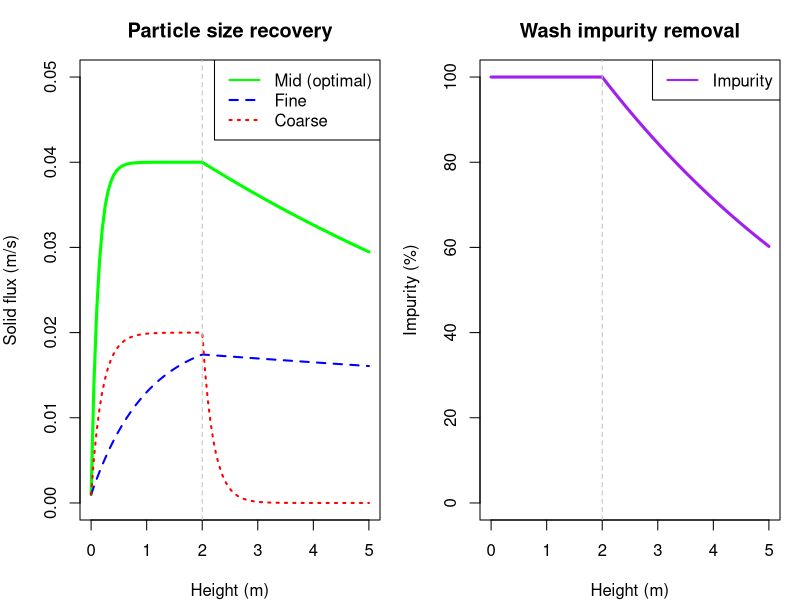

R code for this plot:
library(deSolve)

# =====================================================================
# SCRIPT 1: STEADY-STATE PSD & CHANNELING MODEL (foam wash column)
# =====================================================================
# Marches a lumped steady-state model up the column height z:
#   Zone 1 (z < H_int): liquid pool, particles attach toward a per-size
#                       carrying capacity.
#   Zone 2 (z >= H_int): foam washing zone, particles detach / entrain and
#                        the impurity is swept out by the added wash liquid.
#
# Notes on the physics choices (from design discussion):
#   * channel_cv (was "D_axial") is a placeholder for POORLY DISTRIBUTED
#     WASH FLOW. Plateau-border size follows the packing fraction of the
#     squished bubbles (liquid holdup); drainage sets the *relative* channel
#     width. Because drainage through a Plateau border is ~Poiseuille
#     (Q ~ r^4), a spread channel_cv in border width amplifies ~4x into
#     wash-flow variability -> the widest borders take most of the water and
#     the rest of the foam is under-washed. This is a flow-maldistribution
#     efficiency, NOT an axial-dispersion (2nd-order) term.
#   * The wash liquid is set by the feed rate (Jl_wash = wash_ratio * Jl_feed)
#     so it can be swept in proportion to what is fed.
#   * Entrainment carries fines DOWN in the draining liquid, so it is coupled
#     to the wash flux: more wash cleans more impurity but entrains more fines.
# =====================================================================

params <- c(
  H_total = 5.0, H_int = 2.0,
  Jg = 0.05,             # superficial gas velocity [m/s]
  eps_g = 0.85,          # gas holdup in foam (packing fraction of squished bubbles)

  # --- WASH LIQUID (correlated to feed so impurity can be swept) ---
  Jl_feed    = 0.004,    # feed superficial liquid velocity [m/s]
  wash_ratio = 0.5,      # wash-water : feed ratio -> sets the wash flux

  # --- 1. PARTICLE SIZE DISTRIBUTION (PSD) KINETICS ---
  # FINE (< 20 um): Hard to attach (low collision), hard to detach (embedded),
  #                 but highly entrained in the draining liquid.
  k_att_fine = 1.0,  k_det_fine = 0.01, entrain_fine = 0.5,
  # MID (50-150 um): The sweet spot. High attachment, moderate detachment.
  k_att_mid  = 8.0,  k_det_mid  = 0.1,  entrain_mid  = 0.05,
  # COARSE (> 300 um): High collision, but massive detachment (gravity/shear);
  #                    too heavy to be entrained in the films.
  k_att_crs  = 5.0,  k_det_crs  = 5.0,  entrain_crs  = 0.0,

  # Max carrying capacity per size class [m/s]
  Js_max_fine = 0.02, Js_max_mid = 0.04, Js_max_crs = 0.02,

  # --- 2. CHANNELING / WASH DISTRIBUTION ---
  k_drainage = 1.5,      # base impurity sweep rate [1/m]
  channel_cv = 0.35      # CV of Plateau-border widths (0 = ideal plug wash)
)

column_model_psd <- function(z, state, parameters) {
  with(as.list(c(state, parameters)), {

    # Wash liquid flux is set by the feed rate (swept downward through foam).
    Jl_wash <- wash_ratio * Jl_feed        # magnitude of downward wash flux [m/s]

    if (z < H_int) {
      # --- ZONE 1: LIQUID POOL ---
      # Fines struggle to attach; coarse and mid attach rapidly toward capacity.
      dJs_fine <- k_att_fine * (Js_max_fine - Js_fine)
      dJs_mid  <- k_att_mid  * (Js_max_mid  - Js_mid)
      dJs_crs  <- k_att_crs  * (Js_max_crs  - Js_crs)

      dCimp_dz <- 0                         # well-mixed pool, no washing yet

    } else {
      # --- ZONE 2: FOAM WASHING ZONE ---
      U_rise <- Jg / eps_g                  # interstitial foam rise velocity [m/s]

      # Drainage ratio: downward wash liquid vs upward foam rise (dimensionless).
      drainage_ratio <- Jl_wash / U_rise

      # Detachment + entrainment. Fines ride the draining Plateau-border liquid
      # back down (entrain_fine large), coarse cannot (entrain_crs = 0).
      dJs_fine <- -Js_fine * (k_det_fine + entrain_fine * drainage_ratio)
      dJs_mid  <- -Js_mid  * (k_det_mid  + entrain_mid  * drainage_ratio)
      dJs_crs  <- -Js_crs  * (k_det_crs  + entrain_crs  * drainage_ratio)

      # Channeling penalty from Plateau-border flow maldistribution.
      # Q ~ r^4, so a CV of channel_cv in border width -> ~4x CV in wash flow.
      flow_cv         <- 4 * channel_cv
      Wash_Efficiency <- 1 / (1 + flow_cv^2)   # effectiveness under maldistribution

      # Impurity swept out by the wash liquid; strength set by wash-vs-feed.
      wash_strength <- Jl_wash / (Jl_wash + Jl_feed)
      dCimp_dz <- -k_drainage * Wash_Efficiency * wash_strength * C_imp
    }

    list(c(dJs_fine, dJs_mid, dJs_crs, dCimp_dz))
  })
}

# --- Solve in two segments so the zone interface is not a discontinuity
#     inside a single adaptive solve. ---
H_int_v   <- params[["H_int"]]
H_total_v <- params[["H_total"]]
state_init <- c(Js_fine = 0.001, Js_mid = 0.001, Js_crs = 0.001, C_imp = 100)

# Zone 1: pool  (0 -> H_int)
z1   <- seq(0, H_int_v, by = 0.05)
out1 <- ode(y = state_init, times = z1, func = column_model_psd, parms = params)

# Zone 2: foam  (H_int -> H_total), starting from the pool-outlet state
state_mid <- out1[nrow(out1), -1]
z2   <- seq(H_int_v, H_total_v, by = 0.05)
out2 <- ode(y = state_mid, times = z2, func = column_model_psd, parms = params)

# Stitch the two segments (drop the duplicated H_int row)
out_psd <- as.data.frame(rbind(out1, out2[-1, ]))
names(out_psd)[1] <- "z"

# =====================================================================
# PLOTS
# =====================================================================
par(mfrow = c(1, 2), mar = c(4, 4, 3, 1))

# Plot PSD recovery
plot(out_psd$z, out_psd$Js_mid, type = "l", col = "green", lwd = 3, ylim = c(0, 0.05),
     ylab = "Solid flux (m/s)", xlab = "Height (m)", main = "Particle size recovery")
lines(out_psd$z, out_psd$Js_fine, col = "blue", lwd = 2, lty = 2)
lines(out_psd$z, out_psd$Js_crs,  col = "red",  lwd = 2, lty = 3)
abline(v = H_int_v, col = "gray", lty = 2)
legend("topright", legend = c("Mid (optimal)", "Fine", "Coarse"),
       col = c("green", "blue", "red"), lty = c(1, 2, 3), lwd = 2)

# Plot channeling / wash impact
plot(out_psd$z, out_psd$C_imp, type = "l", col = "purple", lwd = 3, ylim = c(0, 100),
     ylab = "Impurity (%)", xlab = "Height (m)", main = "Wash impurity removal")
abline(v = H_int_v, col = "gray", lty = 2)
legend("topright", legend = "Impurity", col = "purple", lty = 1, lwd = 2)
